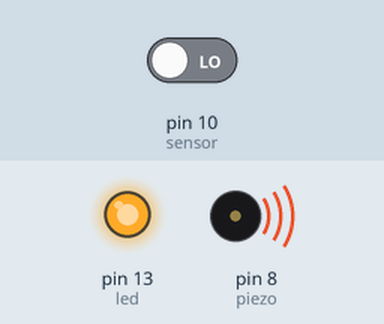
Recording of a sketch running on a simulated Arduino Uno, built with avr-gcc and run on an emulated ATmega328P. Shown: output pins drawn as LEDs (lit = HIGH), buzzer (waves = sounding). Inputs (shaded band) come from the test bench; at power-on: pin 10 (sensor) LOW.

Above: at 2.1 s.
2.9 s: pin 10 (sensor) driven HIGH
At 6.3 s:
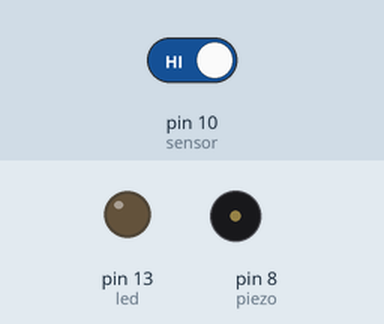
Timing chart, 0 to 12.4 s (numbered marks = the images above; inputs shaded):
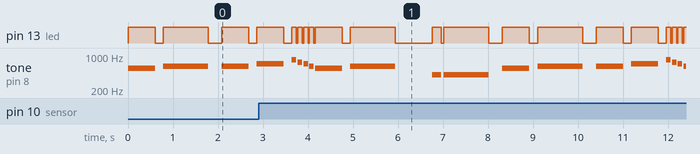

Measured:
- by itself, tone on pin 8 (piezo): plays 831 Hz for 0.10 s, 740 Hz for 0.10 s, 698 Hz for 0.10 s, 622 Hz for 0.10 s, 554 Hz for 0.60 s, 622 Hz for 1.0 s … (16 notes in this stretch)

The sketch:

rickroll.ino
```cpp
#define  a3f    208     // 208 Hz
#define  b3f    233     // 233 Hz
#define  b3     247     // 247 Hz
#define  c4     261     // 261 Hz MIDDLE C
#define  c4s    277     // 277 Hz
#define  e4f    311     // 311 Hz
#define  f4     349     // 349 Hz
#define  a4f    415     // 415 Hz
#define  b4f    466     // 466 Hz
#define  b4     493     // 493 Hz
#define  c5     523     // 523 Hz
#define  c5s    554     // 554 Hz
#define  e5f    622     // 622 Hz
#define  f5     698     // 698 Hz
#define  f5s    740     // 740 Hz
#define  a5f    831     // 831 Hz

#define rest    -1

int piezo = 8;
int led = LED_BUILTIN;

volatile int beatlength = 100; // determines tempo
float beatseparationconstant = 0.3;

int threshold;

int b; // song index


boolean flag;

int song1_intro_melody[] =
{c5s, e5f, e5f, f5, a5f, f5s, f5, e5f, c5s, e5f, rest, a4f, a4f};

int song1_intro_rhythmn[] =
{6, 10, 6, 6, 1, 1, 1, 1, 6, 10, 4, 2, 10};

int light = 8;
int sensor = 10;
boolean lightToggle = false;
boolean readyToToggle = true;

void setup() {
  // put your setup code here, to run once:
  pinMode(light, OUTPUT);
  pinMode(sensor, INPUT);
  pinMode(piezo, OUTPUT);
  pinMode(led, OUTPUT);

  digitalWrite(led, LOW);
  Serial.begin(9600);
  flag = true;

  b = 0;

}

void play() {
  int notelength;
  notelength = beatlength * song1_intro_rhythmn[b];
  if (song1_intro_melody[b] > 0) {
    digitalWrite(led, HIGH);
    tone(piezo, song1_intro_melody[b], notelength);
  }
  b++;
  if (b >= sizeof(song1_intro_melody) / sizeof(int)) {
    flag = false;
    b = 0;

  }
  delay(notelength);
  noTone(piezo);
  digitalWrite(led, LOW);
  delay(notelength * beatseparationconstant);
}

void loop() {
  // put your main code here, to run repeatedly:
  if (digitalRead(sensor) == HIGH) {
    if (readyToToggle && !flag){
       // play next step in song
       readyToToggle = false;
       flag = true;
    }

  } else if(!flag) {

    if (!readyToToggle) {
      readyToToggle = true;
    }

  }


  if (flag == true) {
      play();
  }

}
```
